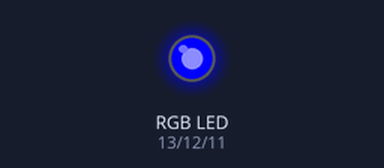
Recording of a sketch running on a simulated Arduino Uno, built with avr-gcc and run on an emulated ATmega328P. On the bench: an RGB LED mixed from three pins (HIGH = lit).

Above: at 0.15 s.
At 1.35 s:
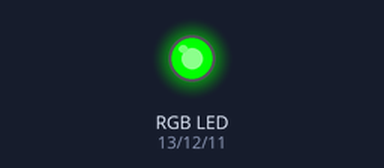
At 2.55 s:
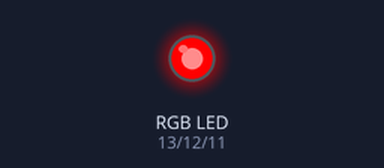
Timing chart, 0 to 3.0 s (numbered marks = the images above):
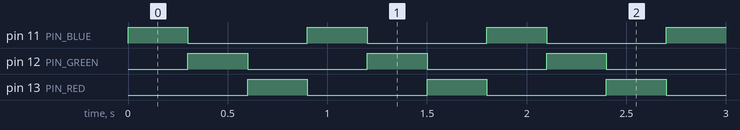

The sketch:

BLKLab_PRJ_36_Dieu_Khien_LED_RGB_Bang_Arduino.ino
```cpp
/*=================================================================================================
 *                                     BANLINHKIEN.COM                                            *
 ==================================================================================================
*/
// --- KHAI BÁO CẤU HÌNH ---
const int PIN_BLUE  = 11;    // Chân điều khiển LED Xanh dương
const int PIN_GREEN = 12;    // Chân điều khiển LED Xanh lục
const int PIN_RED   = 13;    // Chân điều khiển LED Đỏ
const int DELAY_MS  = 300;   // Thời gian chờ giữa các bước (300ms)

void setup() {
  // Thiết lập tất cả các chân LED là đầu ra (OUTPUT)
  pinMode(PIN_RED, OUTPUT);
  pinMode(PIN_GREEN, OUTPUT);
  pinMode(PIN_BLUE, OUTPUT);
}

void loop() {
  // Bước 1: Chỉ bật màu Xanh dương (Blue)
  digitalWrite(PIN_RED, LOW);   // Tắt Đỏ
  digitalWrite(PIN_GREEN, LOW); // Tắt Xanh lục
  digitalWrite(PIN_BLUE, HIGH); // Bật Xanh dương
  delay(DELAY_MS);

  // Bước 2: Chỉ bật màu Xanh lục (Green)
  digitalWrite(PIN_RED, LOW);
  digitalWrite(PIN_GREEN, HIGH);
  digitalWrite(PIN_BLUE, LOW);
  delay(DELAY_MS);

  // Bước 3: Chỉ bật màu Đỏ (Red)
  digitalWrite(PIN_RED, HIGH);
  digitalWrite(PIN_GREEN, LOW);
  digitalWrite(PIN_BLUE, LOW);
  delay(DELAY_MS);
}
```

Measured:
- by itself, pin 11 (PIN_BLUE), pin 12 (PIN_GREEN), pin 13 (PIN_RED): alternates HIGH for 0.30 s and LOW for 0.60 s
- by itself, everything shown: repeats every 0.90 s, in 3 steps
